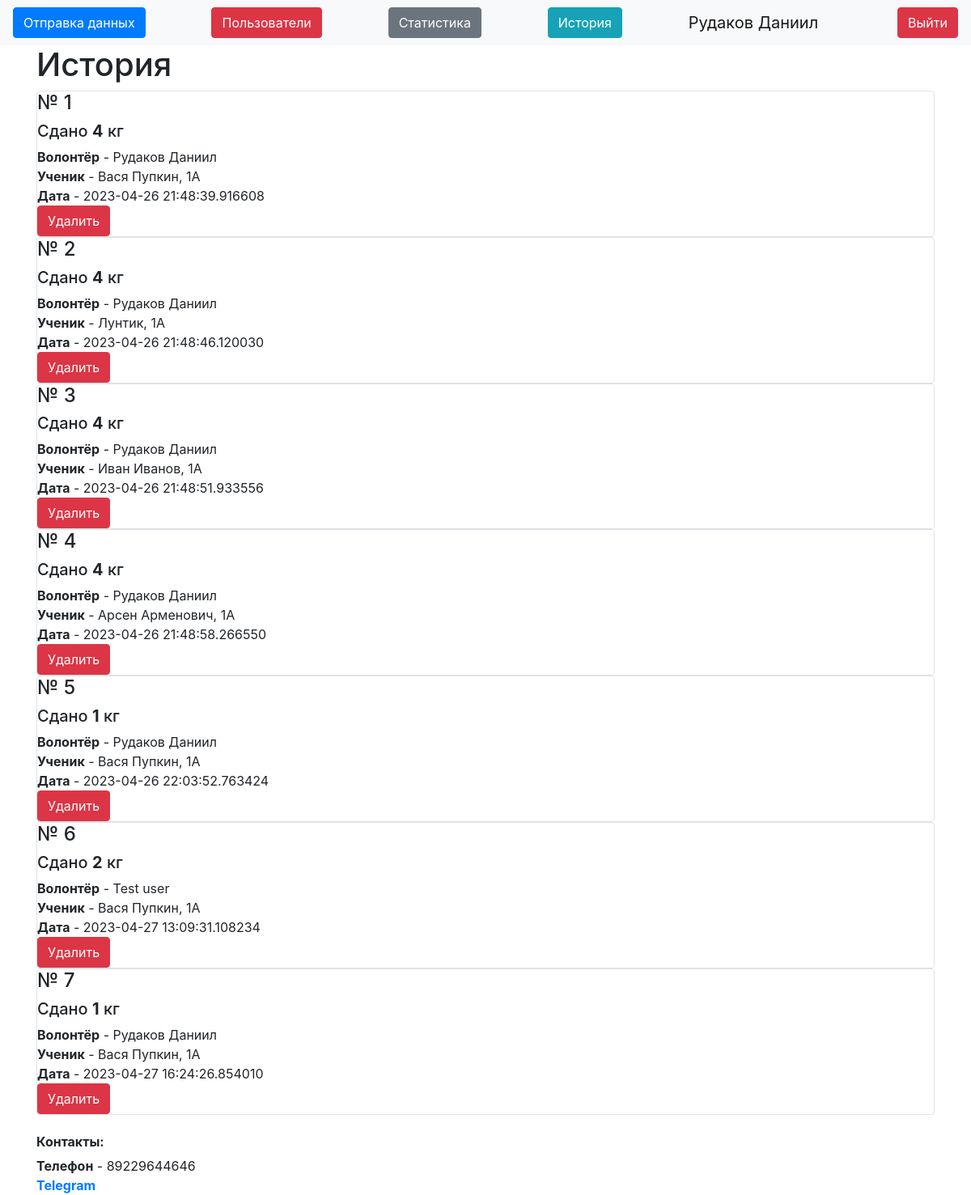
The app's page /history (signed in), older data.
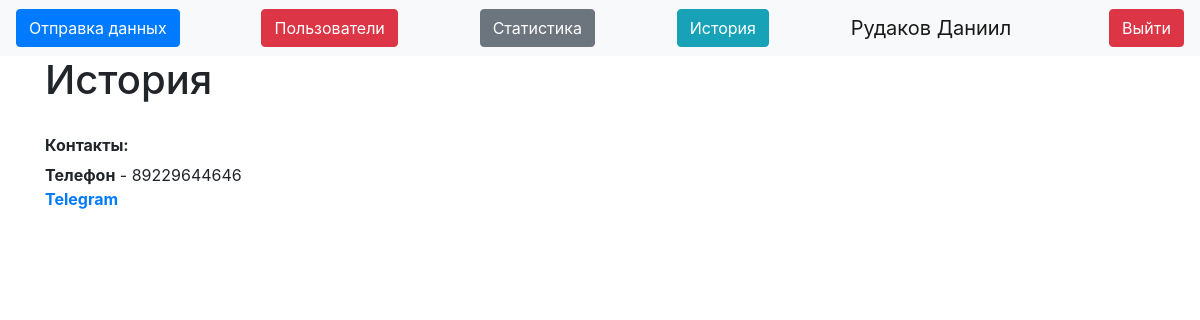
The same page, newer data.
### data/kilograms.py (models this page shows)
class Kilograms(SqlAlchemyBase):
    __tablename__ = 'kilograms'
    id = sqlalchemy.Column(sqlalchemy.Integer,
                           primary_key=True, autoincrement=True) # ID записи
    value = sqlalchemy.Column(sqlalchemy.Integer) # Кол-во килограммов
    created_date = sqlalchemy.Column(sqlalchemy.DateTime,
                                     default=(datetime.datetime.now() + datetime.timedelta(hours=3)))
    user_id = sqlalchemy.Column(sqlalchemy.Integer,
                                sqlalchemy.ForeignKey("users.id")) # ID волонтёра
    pupil_id = sqlalchemy.Column(sqlalchemy.Integer, sqlalchemy.ForeignKey("Pupils.id")) # ID ученика
    user = orm.relationship('User') # Связь с таблицой БД, которая хранит волонтёров
    pupil = orm.relationship("Pupils") # Связь с таблицой БД, которая хранит учеников

### data/users.py (models this page shows, shortened)
class User(SqlAlchemyBase, UserMixin):
    __tablename__ = 'users'
    id = sqlalchemy.Column(sqlalchemy.Integer,
                           primary_key=True, autoincrement=True) # ID волонтёра
    name = sqlalchemy.Column(sqlalchemy.String, nullable=True) # Имя волонтёра
    about = sqlalchemy.Column(sqlalchemy.String, nullable=True) # Дополнительная информация
    email = sqlalchemy.Column(sqlalchemy.String,
                              index=True, unique=True, nullable=True) # Почта, у каждого своя
    hashed_password = sqlalchemy.Column(sqlalchemy.String, nullable=True) # Зашифрованный пароль
    is_admin = sqlalchemy.Column(sqlalchemy.Boolean) # Админ или нет
    got = sqlalchemy.Column(sqlalchemy.Integer, default=0) # Сколько собрал килограммов
    got_pupils = sqlalchemy.Column(sqlalchemy.Integer, default=0) # Сколько человек обслужил
    kilograms = orm.relationship("Kilograms", back_populates='user') # Связь с таблицей с килограммами

### data/Pupils.py (models this page shows)
class Pupils(SqlAlchemyBase):
    __tablename__ = 'Pupils'
    id = sqlalchemy.Column(sqlalchemy.Integer, autoincrement=True, primary_key=True) # ID ученика
    name = sqlalchemy.Column(sqlalchemy.String) # Имя и фамилия ученика
    value = sqlalchemy.Column(sqlalchemy.Integer, default=0) # Кол-во сданных килограммов
    grade = sqlalchemy.Column(sqlalchemy.String) # Класс
    kilo = orm.relationship("Kilograms", back_populates="pupil") # Связь в таблицей БД, которая хранит килограммы

### server.py (the view)
@app.route("/history") # Адрес страницы с историей отправленных запросов
def history():
    db_sess = db_session.create_session() # Начало сессии с БД
    kilo = db_sess.query(Kilograms) # Вся таблица базы данных с историей отправлений
    db_sess.close() # Конец сессии
    return render_template("history.html", kilo=kilo) # Странице отправляется таблица

### data/db_session.py (called while the page is built)
def create_session() -> Session:
    global __factory
    return __factory()

### server.py (called while the page is built)
@login_manager.user_loader # Декоратор для авторизации пользователей
def load_user(user_id):
    db_sess = db_session.create_session()
    user_id = db_sess.query(User).get(user_id)
    db_sess.close()
    return user_id

### templates/history.html
{% extends "base.html" %}
{% block content %}
{% if current_user.is_authenticated %}
<h1 xmlns="http://www.w3.org/1999/html">История</h1>
{% for item in kilo%}
<div class="col-md6 border rounded">
    <h4>№ {{item.id}}</h4>
    <h5>
        Сдано <b>{{item.value}}</b> кг
    </h5>
    <div>
        <b>Волонтёр</b> - {{item.user.name}}</br>
        <b>Ученик</b> - {{item.pupil.name}}, {{item.pupil.grade}}</br>
        <b>Дата</b> - {{item.created_date}}
    </div>
    {% if current_user.is_admin %}
    <a class="btn btn-danger" href="/kilo_delete/{{item.id}}">Удалить</a>
    {% endif %}
</div>
{% endfor %}
{% endif %}
{% endblock %}

Row changes from the older to the newer data that the page shows:
removed Kilograms: id "1", value "4", user.name "Рудаков Даниил", pupil.name "Вася Пупкин", pupil.grade "1А", created_date "2023-04-26 21:48:39.916608"
removed Kilograms: id "2", value "4", user.name "Рудаков Даниил", pupil.name "Лунтик", pupil.grade "1А", created_date "2023-04-26 21:48:46.120030"
removed Kilograms: id "3", value "4", user.name "Рудаков Даниил", pupil.name "Иван Иванов", pupil.grade "1А", created_date "2023-04-26 21:48:51.933556"
removed Kilograms: id "4", value "4", user.name "Рудаков Даниил", pupil.name "Арсен Арменович", pupil.grade "1А", created_date "2023-04-26 21:48:58.266550"
removed Kilograms: id "5", value "1", user.name "Рудаков Даниил", pupil.name "Вася Пупкин", pupil.grade "1А", created_date "2023-04-26 22:03:52.763424"
removed Kilograms: id "6", value "2", user.name "Test user", pupil.name "Вася Пупкин", pupil.grade "1А", created_date "2023-04-27 13:09:31.108234"
removed Kilograms: id "7", value "1", user.name "Рудаков Даниил", pupil.name "Вася Пупкин", pupil.grade "1А", created_date "2023-04-27 16:24:26.854010"
